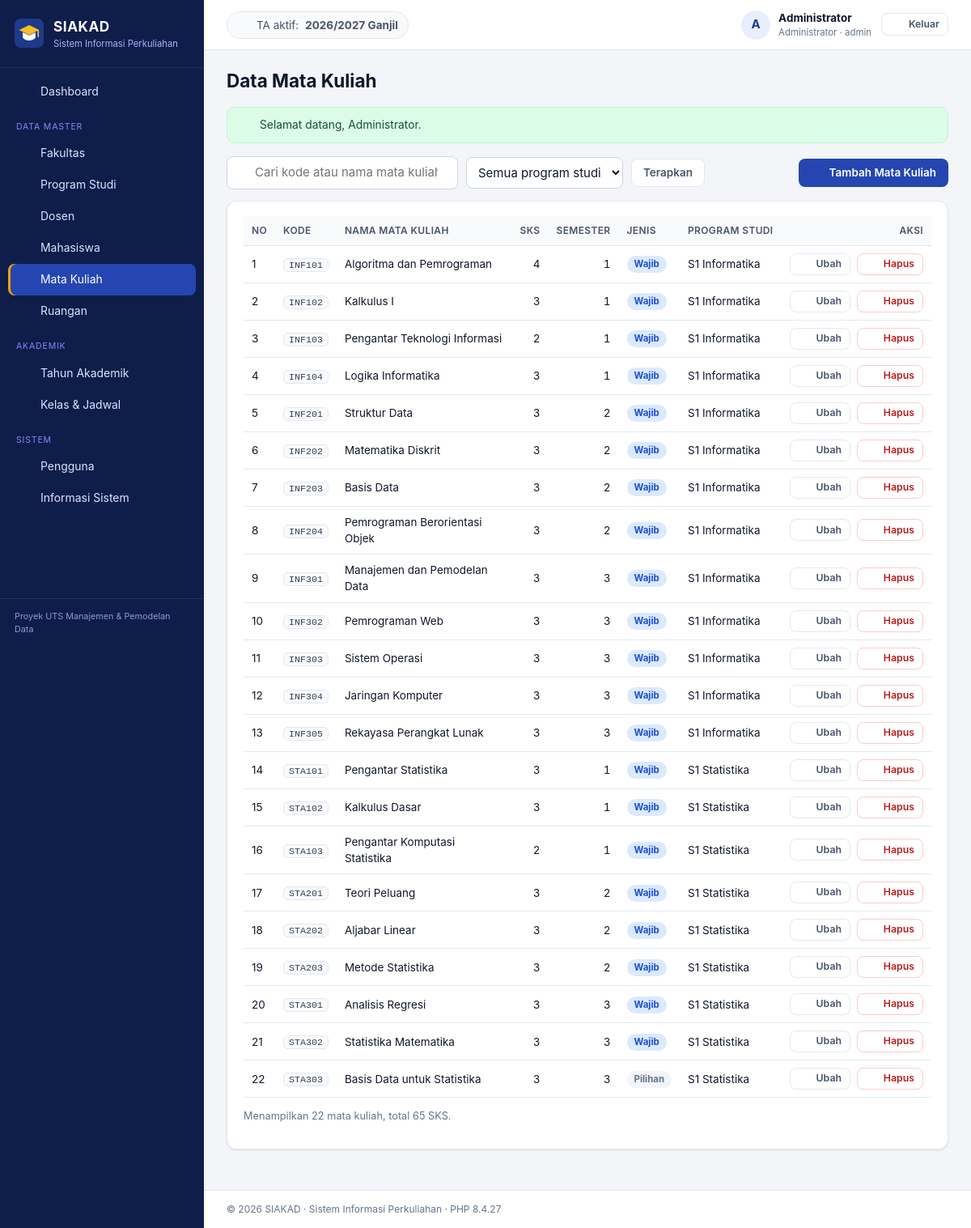
The app's page /index.php?page=admin/mata-kuliah (signed in) with its own data.
### tables this page shows
CREATE TABLE tahun_akademik (
  id_ta       INT UNSIGNED NOT NULL AUTO_INCREMENT,
  tahun       CHAR(9)      NOT NULL,               
  semester    ENUM('Ganjil','Genap') NOT NULL,
  is_aktif    TINYINT(1)   NOT NULL DEFAULT 0,
  created_at  TIMESTAMP    NOT NULL DEFAULT CURRENT_TIMESTAMP,
  PRIMARY KEY (id_ta),
  UNIQUE KEY uq_ta (tahun, semester)
);

CREATE TABLE mata_kuliah (
  id_mk           INT UNSIGNED     NOT NULL AUTO_INCREMENT,
  kode_mk         VARCHAR(10)      NOT NULL,
  nama_mk         VARCHAR(100)     NOT NULL,
  sks             TINYINT UNSIGNED NOT NULL,
  semester_paket  TINYINT UNSIGNED NOT NULL,
  jenis           ENUM('Wajib','Pilihan') NOT NULL DEFAULT 'Wajib',
  id_prodi        INT UNSIGNED     NOT NULL,
  created_at      TIMESTAMP        NOT NULL DEFAULT CURRENT_TIMESTAMP,
  PRIMARY KEY (id_mk),
  UNIQUE KEY uq_mk_kode (kode_mk),
  KEY idx_mk_prodi (id_prodi),
  CONSTRAINT chk_mk_sks      CHECK (sks BETWEEN 1 AND 6),
  CONSTRAINT chk_mk_semester CHECK (semester_paket BETWEEN 1 AND 8),
  CONSTRAINT fk_mk_prodi FOREIGN KEY (id_prodi)
    REFERENCES program_studi (id_prodi) ON UPDATE CASCADE ON DELETE RESTRICT
);

CREATE TABLE program_studi (
  id_prodi     INT UNSIGNED  NOT NULL AUTO_INCREMENT,
  kode_prodi   VARCHAR(10)   NOT NULL,
  nama_prodi   VARCHAR(100)  NOT NULL,
  jenjang      ENUM('D3','S1','S2','S3') NOT NULL DEFAULT 'S1',
  id_fakultas  INT UNSIGNED  NOT NULL,
  created_at   TIMESTAMP     NOT NULL DEFAULT CURRENT_TIMESTAMP,
  PRIMARY KEY (id_prodi),
  UNIQUE KEY uq_prodi_kode (kode_prodi),
  KEY idx_prodi_fakultas (id_fakultas),
  CONSTRAINT fk_prodi_fakultas FOREIGN KEY (id_fakultas)
    REFERENCES fakultas (id_fakultas) ON UPDATE CASCADE ON DELETE RESTRICT
);

### app/core/Controller.php (called while the page is built, shortened)
<?php
abstract class Controller
{
    protected function render(string $view, array $data = [], string $layout = 'layouts/main'): void
    {
        $viewFile = APP_PATH . '/views/' . $view . '.php';
        extract($data, EXTR_SKIP);
        require $viewFile;
        $content = ob_get_clean();
        require APP_PATH . '/views/' . $layout . '.php';
    }
}

### app/controllers/MataKuliahController.php (called while the page is built, shortened)
<?php
class MataKuliahController extends Controller
{
    private MataKuliah $model;
    public function __construct()
    {
        $this->model = new MataKuliah();
    }
    public function index(): void
    {
        $cari = (string) input('cari', '');
        $idProdi = (int) input('prodi', 0) ?: null;
        $this->render('admin/mata_kuliah/index', [
            'title'   => 'Data Mata Kuliah',
            'rows'    => $this->model->all($cari, $idProdi),
            'prodi'   => (new Prodi())->options(),
            'cari'    => $cari,
            'idProdi' => $idProdi,
        ]);
    }
}

### index.php (called while the page is built, shortened)
<?php
require APP_PATH . '/core/helpers.php';
spl_autoload_register(function (string $class): void {
    foreach (['core', 'controllers', 'models'] as $dir) {
        $file = APP_PATH . "/$dir/$class.php";
        if (is_file($file)) {
            return;
        }
    }
});
$page = (string) ($_GET['page'] ?? (Auth::check() ? 'dashboard' : 'login'));
$action = (string) ($_GET['action'] ?? 'index');
$method = lcfirst(str_replace(' ', '', ucwords(str_replace('-', ' ', $action))));
$controller = new $controllerClass();
try {
    $controller->$method();
} catch (PDOException $e) {
    error_log('[SIAKAD] ' . $e->getMessage());
    if ($_SERVER['REQUEST_METHOD'] === 'POST') {
        flash('error', db_error_message($e));
        $back = $_SERVER['HTTP_REFERER'] ?? url($page);
        header('Location: ' . $back);
        exit;
    }
    abort(500, db_error_message($e));
}

### app/core/Model.php (called while the page is built, shortened)
<?php
abstract class Model
{
    protected PDO $db;
    public function __construct()
    {
        $this->db = Database::connection();
    }
    protected function fetchAll(string $sql, array $params = []): array
    {
        $stmt = $this->db->prepare($sql);
        $stmt->execute($params);
        return $stmt->fetchAll();
    }
    protected function fetchOne(string $sql, array $params = []): ?array
    {
        $stmt = $this->db->prepare($sql);
        $stmt->execute($params);
        $row = $stmt->fetch();
        return $row === false ? null : $row;
    }
}

### app/core/Database.php (called while the page is built)
<?php
final class Database
{
    private static ?PDO $pdo = null;
    public static function connection(): PDO
    {
        if (self::$pdo === null) {
            $c = config();
            $dsn = sprintf(
                'mysql:host=%s;port=%d;dbname=%s;charset=utf8mb4',
                $c['db_host'],
                $c['db_port'],
                $c['db_name']
            );
            self::$pdo = new PDO($dsn, $c['db_user'], $c['db_pass'], [
                PDO::ATTR_ERRMODE            => PDO::ERRMODE_EXCEPTION,
                PDO::ATTR_DEFAULT_FETCH_MODE => PDO::FETCH_ASSOC,
                PDO::ATTR_EMULATE_PREPARES   => false,
            ]);
            self::$pdo->exec("SET time_zone = '+07:00'");
        }
        return self::$pdo;
    }
}

### app/models/Prodi.php (called while the page is built, shortened)
<?php
class Prodi extends Model
{
    public function options(): array
    {
        return $this->fetchAll(
            "SELECT id_prodi, CONCAT(jenjang, ' ', nama_prodi) AS label FROM program_studi ORDER BY nama_prodi"
        );
    }
}

### config/config.php (called while the page is built, shortened)
<?php
$env = static function (string $key, $default) {
    $value = getenv($key);
    return $value === false || $value === '' ? $default : $value;
};
$config = [
    'app_name'     => 'SIAKAD',
    'app_subtitle' => 'Sistem Informasi Perkuliahan',
    'db_host'      => $env('DB_HOST', '127.0.0.1'),
    'db_port'      => (int) $env('DB_PORT', 3306),
    'db_name'      => $env('DB_NAME', 'db_siakad'),
    'db_user'      => $env('DB_USER', 'root'),
    'db_pass'      => $env('DB_PASS', ''),
    'timezone'     => 'Asia/Jakarta',
    'debug'        => filter_var($env('APP_DEBUG', false), FILTER_VALIDATE_BOOLEAN),
];
$local = __DIR__ . '/config.local.php';
return $config;

### app/models/MataKuliah.php (called while the page is built, shortened)
<?php
class MataKuliah extends Model
{
    public function all(string $cari = '', ?int $idProdi = null): array
    {
        $sql = "SELECT mk.*, p.nama_prodi, p.jenjang
                FROM mata_kuliah mk
                JOIN program_studi p ON p.id_prodi = mk.id_prodi
                WHERE 1 = 1";
        $params = [];
        $sql .= ' ORDER BY p.nama_prodi, mk.semester_paket, mk.kode_mk';
        return $this->fetchAll($sql, $params);
    }
}

### app/core/Auth.php (called while the page is built, shortened)
<?php
final class Auth
{
    public static function user(): ?array
    {
        return $_SESSION['user'] ?? null;
    }
}

### app/models/TahunAkademik.php (called while the page is built, shortened)
<?php
class TahunAkademik extends Model
{
    public function aktif(): ?array
    {
        return $this->fetchOne('SELECT * FROM tahun_akademik WHERE is_aktif = 1 LIMIT 1');
    }
}

### app/views/admin/mata_kuliah/index.php (the view, shortened to what this page needs)
<form class="toolbar filter" method="get">
    <div class="search">
        <?= icon('search', 16) ?>
        <input type="search" name="cari" value="<?= e($cari) ?>" placeholder="Cari kode atau nama mata kuliah">
    </div>
    <select name="prodi" onchange="this.form.submit()">
        <?= select_options($prodi, 'id_prodi', 'label', $idProdi, 'Semua program studi') ?>
    </select>
    <button class="btn btn-ghost" type="submit">Terapkan</button>
    <a class="btn btn-primary" href="<?= e(url('admin/mata-kuliah', ['action' => 'create'])) ?>"><?= icon('plus', 16) ?><span>Tambah Mata Kuliah</span></a>
</form>
<section class="card">
    <div class="table-wrap">
        <table class="table">
            <thead><tr><th>No</th><th>Kode</th><th>Nama Mata Kuliah</th><th class="num">SKS</th><th class="num">Semester</th><th>Jenis</th><th>Program Studi</th><th class="actions">Aksi</th></tr></thead>
            <tbody>
            <?php foreach ($rows as $i => $r): ?>
                <tr>
                    <td><?= $i + 1 ?></td>
                    <td><code><?= e($r['kode_mk']) ?></code></td>
                    <td><?= e($r['nama_mk']) ?></td>
                    <td class="num"><?= e($r['sks']) ?></td>
                    <td class="num"><?= e($r['semester_paket']) ?></td>
                    <td><span class="badge <?= $r['jenis'] === 'Wajib' ? 'badge-info' : 'badge-muted' ?>"><?= e($r['jenis']) ?></span></td>
                    <td><?= e($r['jenjang'] . ' ' . $r['nama_prodi']) ?></td>
                    <td class="actions">
                        <a class="btn btn-sm btn-ghost" href="<?= e(url('admin/mata-kuliah', ['action' => 'edit', 'id' => $r['id_mk']])) ?>"><?= icon('edit', 15) ?><span>Ubah</span></a>
                        <?= delete_button('admin/mata-kuliah', (int) $r['id_mk'], 'Hapus', 'Hapus mata kuliah ' . $r['nama_mk'] . '?') ?>
                    </td>
                </tr>
            <?php endforeach; ?>
            </tbody>
        </table>
    </div>
    <p class="muted small">Menampilkan <?= count($rows) ?> mata kuliah, total <?= array_sum(array_column($rows, 'sks')) ?> SKS.</p>
</section>

### app/core/helpers.php (shortened to what this page needs)
<?php
function config(?string $key = null): mixed
{
    static $config = null;
    $config ??= require BASE_PATH . '/config/config.php';
    return $key === null ? $config : ($config[$key] ?? null);
}
function e(mixed $value): string
{
    return htmlspecialchars((string) ($value ?? ''), ENT_QUOTES | ENT_SUBSTITUTE, 'UTF-8');
}
function base_url(string $path = ''): string
{
    $dir = rtrim(str_replace('\\', '/', dirname($_SERVER['SCRIPT_NAME'] ?? '/')), '/');
    return $dir . '/' . ltrim($path, '/');
}
function url(string $page, array $params = []): string
{
    $query = http_build_query(array_merge(['page' => $page], $params));
    return base_url('index.php') . '?' . $query;
}
function asset(string $path): string
{
    $file = BASE_PATH . '/assets/' . $path;
    $version = is_file($file) ? filemtime($file) : 1;
    return base_url('assets/' . $path) . '?v=' . $version;
}
function flash(string $type, ?string $message = null): ?string
{
    $msg = $_SESSION['_flash'][$type] ?? null;
    return $msg;
}
function csrf_token(): string
{
    return $_SESSION['_csrf'];
}
function csrf_field(): string
{
    return '<input type="hidden" name="_csrf" value="' . e(csrf_token()) . '">';
}
function is_active_page(string $prefix): string
{
    $page = $_GET['page'] ?? 'dashboard';
    return str_starts_with($page, $prefix) ? ' active' : '';
}
function select_options(array $rows, string $valueKey, string|callable $labelKey, mixed $selected, string $placeholder = '-- Pilih --'): string
{
    $html = $placeholder !== '' ? '<option value="">' . e($placeholder) . '</option>' : '';
    foreach ($rows as $r) {
        $value = (string) $r[$valueKey];
        $label = is_callable($labelKey) ? $labelKey($r) : $r[$labelKey];
        $sel = $value === (string) $selected ? ' selected' : '';
        $html .= '<option value="' . e($value) . '"' . $sel . '>' . e($label) . '</option>';
    }
    return $html;
}
function icon(string $name, int $size = 18): string
{
    $p = $paths[$name] ?? $paths['grid'];
    return '<svg class="icon" width="' . $size . '" height="' . $size . '" viewBox="0 0 24 24" fill="none" stroke="currentColor" stroke-width="2" stroke-linecap="round" stroke-linejoin="round" aria-hidden="true">' . $p . '</svg>';
}
function delete_button(string $page, int $id, string $label = 'Hapus', string $confirm = 'Yakin ingin menghapus data ini?'): string
{
    return '<form method="post" action="' . e(url($page, ['action' => 'delete', 'id' => $id])) . '" class="inline" onsubmit="return confirm(\'' . e($confirm) . '\')">'
        . csrf_field()
        . '<button type="submit" class="btn btn-sm btn-danger-ghost" title="' . e($label) . '">' . icon('trash', 15) . '<span>' . e($label) . '</span></button></form>';
}

### app/views/layouts/main.php (shortened to what this page needs)
<?php
$user = Auth::user();
$role = $user['role'];
$taAktif = (new TahunAkademik())->aktif();
$menu = [
    'admin' => [
        ['Dashboard', 'dashboard', 'home'],
        ['__', 'Data Master'],
        ['Fakultas', 'admin/fakultas', 'building'],
        ['Program Studi', 'admin/prodi', 'layers'],
        ['Dosen', 'admin/dosen', 'user'],
        ['Mahasiswa', 'admin/mahasiswa', 'users'],
        ['Mata Kuliah', 'admin/mata-kuliah', 'book'],
        ['Ruangan', 'admin/ruangan', 'map'],
        ['__', 'Akademik'],
        ['Tahun Akademik', 'admin/tahun-akademik', 'calendar'],
        ['Kelas & Jadwal', 'admin/kelas', 'grid'],
        ['__', 'Sistem'],
        ['Pengguna', 'admin/pengguna', 'key'],
        ['Informasi Sistem', 'admin/sistem', 'server'],
    ],
    'dosen' => [
        ['Dashboard', 'dashboard', 'home'],
        ['__', 'Pengajaran'],
        ['Kelas & Input Nilai', 'dosen/kelas', 'clipboard'],
        ['Perwalian (KRS)', 'dosen/perwalian', 'users'],
    ],
    'mahasiswa' => [
        ['Dashboard', 'dashboard', 'home'],
        ['__', 'Akademik'],
        ['Isi KRS', 'mahasiswa/krs', 'clipboard'],
        ['Kartu Hasil Studi', 'mahasiswa/khs', 'file'],
        ['Transkrip Nilai', 'mahasiswa/transkrip', 'award'],
    ],
][$role];
$roleLabel = ['admin' => 'Administrator', 'dosen' => 'Dosen', 'mahasiswa' => 'Mahasiswa'][$role];
?>
<!doctype html>
<html lang="id">
<head>
    <link rel="stylesheet" href="<?= e(asset('css/style.css')) ?>">
</head>
<body class="role-<?= e($role) ?>">
<div class="app">
    <aside class="sidebar" id="sidebar">
        <a class="brand" href="<?= e(url('dashboard')) ?>">
            <img src="<?= e(asset('img/logo.svg')) ?>" alt="" width="36" height="36">
            <span>
                <strong><?= e(config('app_name')) ?></strong>
                <small><?= e(config('app_subtitle')) ?></small>
            </span>
        </a>
        <nav class="nav">
            <?php foreach ($menu as $item): ?>
                <?php if ($item[0] === '__'): ?>
                    <div class="nav-section"><?= e($item[1]) ?></div>
                <?php else: ?>
                    <a class="nav-link<?= $item[1] === 'dashboard' ? (($_GET['page'] ?? 'dashboard') === 'dashboard' ? ' active' : '') : is_active_page($item[1]) ?>"
                       href="<?= e(url($item[1])) ?>"><?= icon($item[2]) ?><span><?= e($item[0]) ?></span></a>
                <?php endif; ?>
            <?php endforeach; ?>
        </nav>
        <div class="sidebar-foot">Proyek UTS Manajemen &amp; Pemodelan Data</div>
    </aside>
    <div class="main">
        <header class="topbar">
            <div class="topbar-ta">
                <?= icon('calendar', 16) ?>
                <?php if ($taAktif): ?>
                    TA aktif: <strong><?= e($taAktif['tahun']) ?> <?= e($taAktif['semester']) ?></strong>
                <?php else: ?>
                    Belum ada tahun akademik aktif
                <?php endif; ?>
            </div>
            <div class="topbar-user">
                <a href="<?= e(url('profil')) ?>" class="user-chip">
                    <span class="avatar"><?= e(mb_strtoupper(mb_substr(preg_replace('/^(Dr\.|Ir\.)\s*/', '', $user['nama']), 0, 1))) ?></span>
                    <span class="user-meta">
                        <strong><?= e($user['nama']) ?></strong>
                        <small><?= e($roleLabel) ?> · <?= e($user['username']) ?></small>
                    </span>
                </a>
                <form method="post" action="<?= e(url('logout', ['action' => 'logout'])) ?>">
                    <button class="btn btn-sm btn-ghost" type="submit"><?= icon('logout', 16) ?><span>Keluar</span></button>
                </form>
            </div>
        </header>
        <main class="content">
            <div class="page-head">
                <h1><?= e($title ?? '') ?></h1>
            </div>
            <?php foreach (['success', 'error'] as $type): ?>
                <?php if ($msg = flash($type)): ?>
                    <div class="alert alert-<?= $type ?>" role="alert">
                        <?= icon($type === 'success' ? 'check' : 'x', 16) ?><span><?= e($msg) ?></span>
                    </div>
                <?php endif; ?>
            <?php endforeach; ?>
            <?= $content ?>
        </main>
        <footer class="footer">
            &copy; <?= date('Y') ?> <?= e(config('app_name')) ?> · <?= e(config('app_subtitle')) ?> · PHP <?= PHP_VERSION ?>
        </footer>
    </div>
</div>
</body>
</html>

### records on screen
tahun_akademik: tahun "2026/2027", semester "Ganjil"
mata_kuliah: kode_mk "INF101", nama_mk "Algoritma dan Pemrograman", sks "4", semester_paket "1", jenis "Wajib", id_prodi.nama_prodi "S1 Informatika", $size 15 (drawn)
mata_kuliah: kode_mk "INF102", nama_mk "Kalkulus I", sks "3", semester_paket "1", jenis "Wajib", id_prodi.nama_prodi "S1 Informatika", $size 15 (drawn)
mata_kuliah: kode_mk "INF103", nama_mk "Pengantar Teknologi Informasi", sks "2", semester_paket "1", jenis "Wajib", id_prodi.nama_prodi "S1 Informatika", $size 15 (drawn)
mata_kuliah: kode_mk "INF104", nama_mk "Logika Informatika", sks "3", semester_paket "1", jenis "Wajib", id_prodi.nama_prodi "S1 Informatika", $size 15 (drawn)
mata_kuliah: kode_mk "INF201", nama_mk "Struktur Data", sks "3", semester_paket "2", jenis "Wajib", id_prodi.nama_prodi "S1 Informatika", $size 15 (drawn)
mata_kuliah: kode_mk "INF202", nama_mk "Matematika Diskrit", sks "3", semester_paket "2", jenis "Wajib", id_prodi.nama_prodi "S1 Informatika", $size 15 (drawn)
mata_kuliah: kode_mk "INF203", nama_mk "Basis Data", sks "3", semester_paket "2", jenis "Wajib", id_prodi.nama_prodi "S1 Informatika", $size 15 (drawn)
mata_kuliah: kode_mk "INF204", nama_mk "Pemrograman Berorientasi Objek", sks "3", semester_paket "2", jenis "Wajib", id_prodi.nama_prodi "S1 Informatika", $size 15 (drawn)
mata_kuliah: kode_mk "INF301", nama_mk "Manajemen dan Pemodelan Data", sks "3", semester_paket "3", jenis "Wajib", id_prodi.nama_prodi "S1 Informatika", $size 15 (drawn)
mata_kuliah: kode_mk "INF302", nama_mk "Pemrograman Web", sks "3", semester_paket "3", jenis "Wajib", id_prodi.nama_prodi "S1 Informatika", $size 15 (drawn)
mata_kuliah: kode_mk "INF303", nama_mk "Sistem Operasi", sks "3", semester_paket "3", jenis "Wajib", id_prodi.nama_prodi "S1 Informatika", $size 15 (drawn)
mata_kuliah: kode_mk "INF304", nama_mk "Jaringan Komputer", sks "3", semester_paket "3", jenis "Wajib", id_prodi.nama_prodi "S1 Informatika", $size 15 (drawn)
mata_kuliah: kode_mk "INF305", nama_mk "Rekayasa Perangkat Lunak", sks "3", semester_paket "3", jenis "Wajib", id_prodi.nama_prodi "S1 Informatika", $size 15 (drawn)
mata_kuliah: kode_mk "STA101", nama_mk "Pengantar Statistika", sks "3", semester_paket "1", jenis "Wajib", id_prodi.nama_prodi "S1 Statistika", $size 15 (drawn)
mata_kuliah: kode_mk "STA102", nama_mk "Kalkulus Dasar", sks "3", semester_paket "1", jenis "Wajib", id_prodi.nama_prodi "S1 Statistika"
mata_kuliah: kode_mk "STA103", nama_mk "Pengantar Komputasi Statistika", sks "2", semester_paket "1", jenis "Wajib", id_prodi.nama_prodi "S1 Statistika", $size 15 (drawn)
mata_kuliah: kode_mk "STA201", nama_mk "Teori Peluang", sks "3", semester_paket "2", jenis "Wajib", id_prodi.nama_prodi "S1 Statistika", $size 15 (drawn)
mata_kuliah: kode_mk "STA202", nama_mk "Aljabar Linear", sks "3", semester_paket "2", jenis "Wajib", id_prodi.nama_prodi "S1 Statistika", $size 15 (drawn)
mata_kuliah: kode_mk "STA203", nama_mk "Metode Statistika", sks "3", semester_paket "2", jenis "Wajib", id_prodi.nama_prodi "S1 Statistika", $size 15 (drawn)
mata_kuliah: kode_mk "STA301", nama_mk "Analisis Regresi", sks "3", semester_paket "3", jenis "Wajib", id_prodi.nama_prodi "S1 Statistika", $size 15 (drawn)
mata_kuliah: kode_mk "STA302", nama_mk "Statistika Matematika", sks "3", semester_paket "3", jenis "Wajib", id_prodi.nama_prodi "S1 Statistika", $size 15 (drawn)
mata_kuliah: kode_mk "STA303", nama_mk "Basis Data untuk Statistika", sks "3", semester_paket "3", jenis "Pilihan", id_prodi.nama_prodi "S1 Statistika", $size 15 (drawn)

### other values on screen
config('app_name') "SIAKAD"
config('app_subtitle') "Sistem Informasi Perkuliahan"
$item[0] "Dashboard"
$item[1] "DATA MASTER"
$item[0] "Fakultas"
$item[0] "Program Studi"
$item[0] "Dosen"
$item[0] "Mahasiswa"
$item[0] "Mata Kuliah"
$item[0] "Ruangan"
$item[1] "AKADEMIK"
$item[0] "Tahun Akademik"
$item[0] "Kelas & Jadwal"
$item[1] "SISTEM"
$item[0] "Pengguna"
